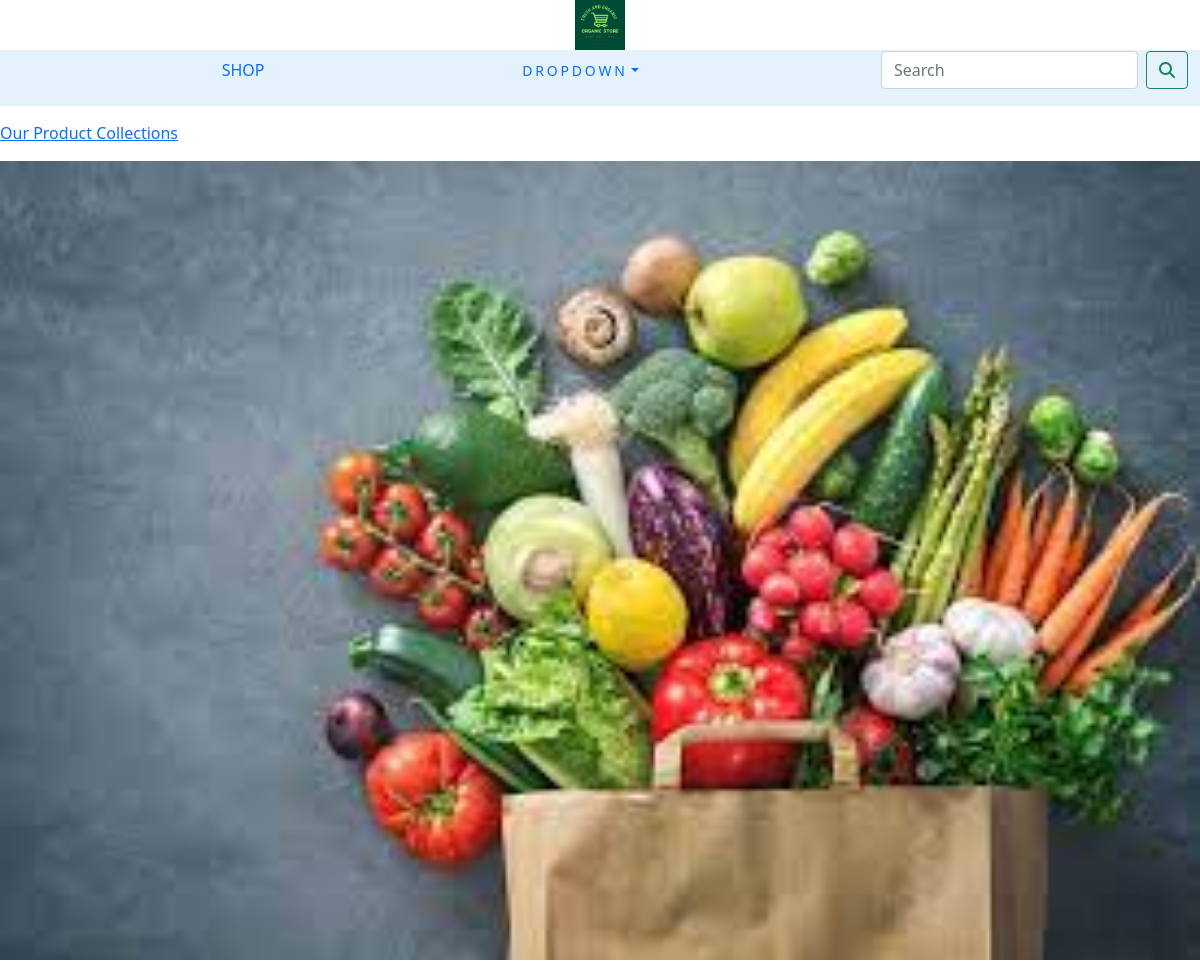
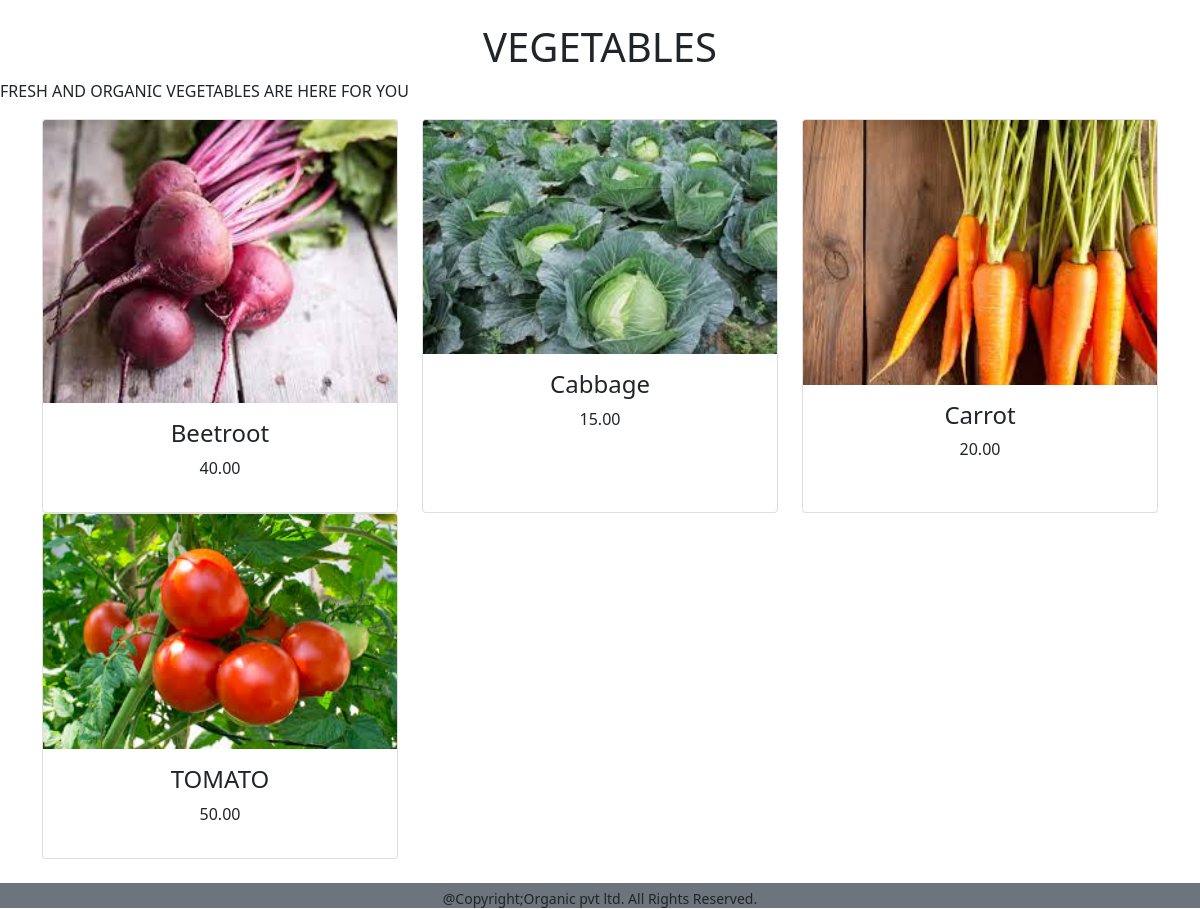
The page /shop/vegetables/ on the database its author committed (2 pictures, top to bottom).
### shopping/models.py (models this page shows, shortened)
class Category(models.Model):
    name = models.CharField(max_length=250, unique=True)
    slug = models.SlugField(max_length=250, unique=True)
    description = models.TextField(blank=True)
    image = models.ImageField(upload_to='Category', blank=True)
    class Meta:
        ordering = ('name',)
        verbose_name = 'Category'
        verbose_name_plural = 'Categories'
    def get_url(self):
        return reverse('shopping:products_by_category', args=[self.slug])

class Product(models.Model):
    name = models.CharField(max_length=250, unique=True)
    slug = models.SlugField(max_length=250, unique=True)
    description = models.TextField(blank=True)
    price = models.DecimalField(max_digits=10, decimal_places=2)
    category = models.ForeignKey(Category, on_delete=models.CASCADE)
    image = models.ImageField(upload_to='Product', blank=True)
    stock = models.IntegerField()
    available = models.BooleanField(default=True)
    created = models.DateTimeField(auto_now_add=True)
    updated = models.DateTimeField(auto_now=True)
    def get_url(self):
        return reverse('shopping:prodcatDetail', args=[self.category.slug, self.slug])
    class Meta:
        ordering = ('name',)
        verbose_name = 'Product'
        verbose_name_plural = 'Products'

### shopping/views.py (the view)
# urls.py: path('',views.allprodcat,name='allprodcat'),
def allprodcat(request, c_slug=None):
    c_page = None
    products_list = None
    if c_slug != None:
        c_page = get_object_or_404(Category, slug=c_slug)
        products_list = Product.objects.all().filter(category=c_page, available=True)
    else:
        products_list = Product.objects.all().filter(available=True)
    paginator= Paginator(products_list,6)
    try:
        page=int(request.GET.get('page','1'))
    except:
        page=1
    try:
        products=paginator.page(page)
    except(EmptyPage,InvalidPage):
        products=paginator.page(paginator.num_pages)
    return render(request, "category.html", {'category': c_page, 'products': products})

### cart/context_processors.py (called while the page is built)
def counter(request):
    item_count=0
    if 'admin' in request.path:
        return {}
    else:
        try:
            cart=Cart.objects.filter(cart_id = _Cart_id(request))
            cart_items=CartItem.objects.all().filter(cart=cart[:1])
            for cart_item in cart_items:
                item_count += cart_item.quantity
        except cart.DoesNotExist:
            item_count=0
    return dict(item_count=item_count)

### cart/views.py (called while the page is built)
def _Cart_id(request):
    cart=request.session.session_key
    if not cart:
        cart= request.session.create()
    return cart

### shopping/context_processors.py (called while the page is built)
def menu_links(request):
    links = Category.objects.all()
    return dict(links=links)

### templates/category.html (shortened to what this page needs)
{% extends 'base.html' %}
{% load static %}
{% block content %}
{% if category %}
   <div class="row my_row_class">
       <div class="mx-auto">
           <p><a href="{% url 'shopping:allprodcat' %}">Our Product Collections</a></p>
       </div>
   </div>
{% endif %}
<div class="mx-auto">
    {% if category %}
      <img class="my_image" src="{{category.image.url}}" alt="{{category.name}}">
</div>
      <br>
<div>
    <h1 class="text-center my_title">{{category.name}}</h1>
    <p class="text-justify">{{category.description}}</p>
</div>
     {% endif %}
<div class="container">
    <div class="row mx_auto">
        {% for product in products.object_list %}
          <div class="my_bottom_margin col-9 col-sm-12 col-md-4 xol-lg-4">
              <div class="card h-100 text-center" style="min-width:15rem">
                <div>
                    <a href="{{product.get_url}}"><img class="card-img-top my_image" src="{{product.image.url}}" width="50" height="50"></a>
                </div>
                  <div class="card-body">
                     <h4>{{product.name}}</h4>
                     <P>{{product.price}}</P>
                  </div>
              </div>
          </div>
        {% endfor %}
    </div>
    <br>
</div>
{% endblock %}

### static/css/custom.css (style rules this page uses)
body { font-family:'Roboto', sans-serif; }
.my_row_class { padding-top:15px; }

### rows shown on the page
Category: image (picture), name "VEGETABLES", description "FRESH AND ORGANIC VEGETABLES ARE HERE FOR YOU"
Product: image (picture), name "Beetroot", price "40.00"
Product: image (picture), name "Cabbage", price "15.00"
Product: image (picture), name "Carrot", price "20.00"
Product: image (picture), name "TOMATO", price "50.00"
